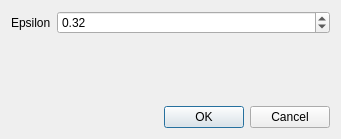
<?xml version="1.0" encoding="UTF-8"?>
<ui version="4.0">
 <class>Dialog</class>
 <widget class="QDialog" name="Dialog">
  <property name="geometry">
   <rect>
    <x>0</x>
    <y>0</y>
    <width>341</width>
    <height>139</height>
   </rect>
  </property>
  <property name="windowTitle">
   <string>Dialog</string>
  </property>
  <layout class="QVBoxLayout" name="verticalLayout">
   <item>
    <layout class="QFormLayout" name="formLayout">
     <item row="0" column="0">
      <widget class="QLabel" name="epsilon_label">
       <property name="text">
        <string>Epsilon</string>
       </property>
      </widget>
     </item>
     <item row="0" column="1">
      <widget class="QDoubleSpinBox" name="epsilon_spin">
       <property name="singleStep">
        <double>0.100000000000000</double>
       </property>
       <property name="value">
        <double>0.320000000000000</double>
       </property>
      </widget>
     </item>
    </layout>
   </item>
   <item>
    <widget class="QDialogButtonBox" name="buttonBox">
     <property name="orientation">
      <enum>Qt::Horizontal</enum>
     </property>
     <property name="standardButtons">
      <set>QDialogButtonBox::Cancel|QDialogButtonBox::Ok</set>
     </property>
    </widget>
   </item>
  </layout>
 </widget>
 <resources/>
 <connections>
  <connection>
   <sender>buttonBox</sender>
   <signal>accepted()</signal>
   <receiver>Dialog</receiver>
   <slot>accept()</slot>
   <hints>
    <hint type="sourcelabel">
     <x>248</x>
     <y>254</y>
    </hint>
    <hint type="destinationlabel">
     <x>157</x>
     <y>274</y>
    </hint>
   </hints>
  </connection>
  <connection>
   <sender>buttonBox</sender>
   <signal>rejected()</signal>
   <receiver>Dialog</receiver>
   <slot>reject()</slot>
   <hints>
    <hint type="sourcelabel">
     <x>316</x>
     <y>260</y>
    </hint>
    <hint type="destinationlabel">
     <x>286</x>
     <y>274</y>
    </hint>
   </hints>
  </connection>
 </connections>
</ui>
